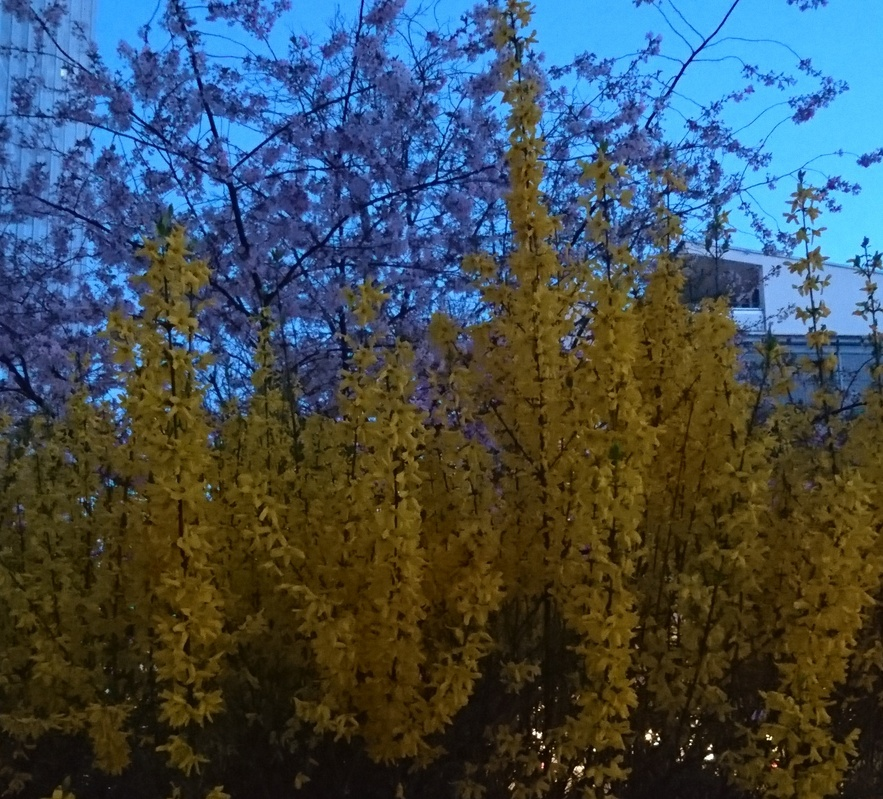
%> input picture blueten.jpg, 883 x 799 px, shrunk from 1784 x 1615 before the run
$ octave Aufgabe2.m   (GNU Octave 9; MATLAB toolbox functions it lacks are replaced by stand-ins)
%> lines starting %> are read from the running program, lines starting %| are printed output that depends on the picture
%> further down, blueten is the input picture: size 799x883x3 uint8; mean R, G, B 63.9, 77.4, 83.7
### rgb2hsi.m
function hsi = rgb2hsi(rgb)
r=im2double(rgb(:,:,1));
g=im2double(rgb(:,:,2));
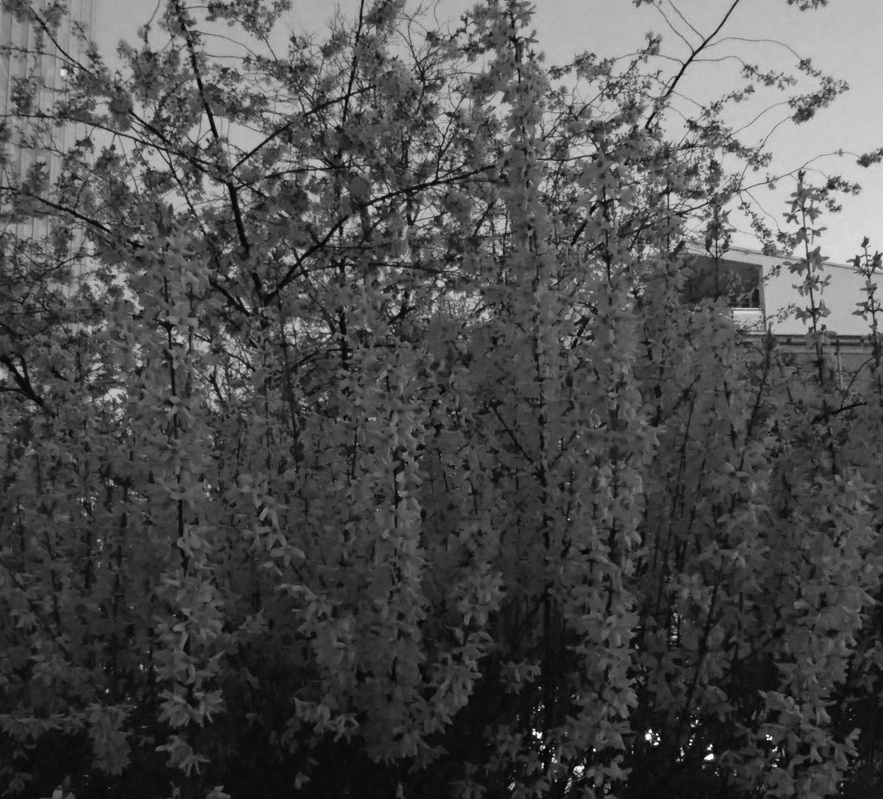
%> g: size 799x883 double; min 0, max 1, mean 0.303
b=im2double(rgb(:,:,3));
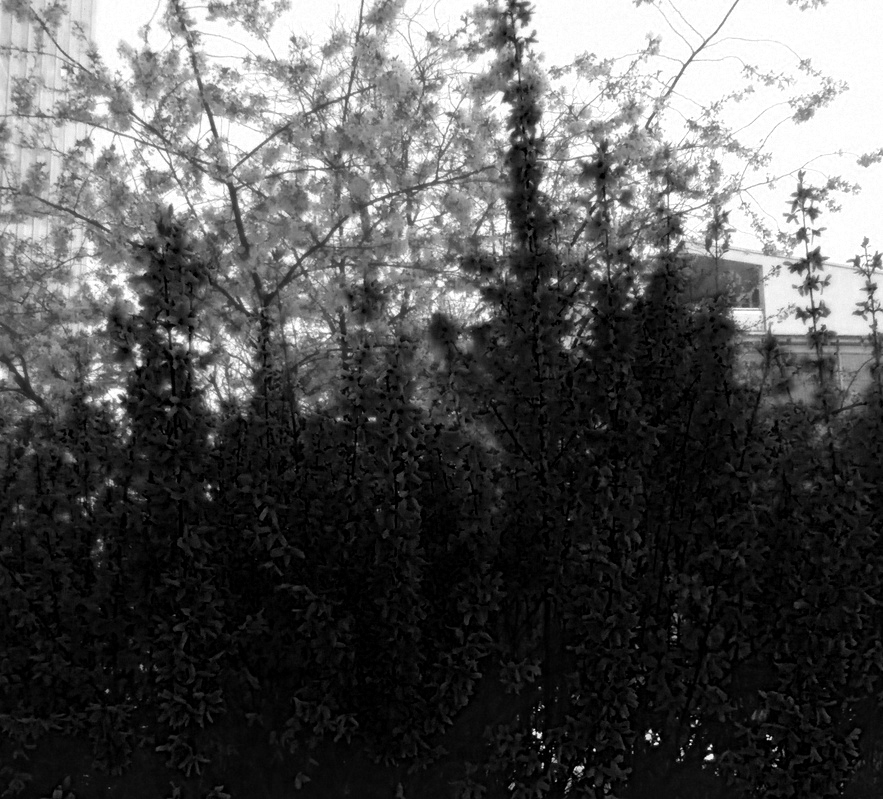
%> b: size 799x883 double; min 0, max 1, mean 0.328
th=acos((0.5*((r-g)+(r-b)))./((sqrt((r-g).^2+(r-b).*(g-b)))+eps));
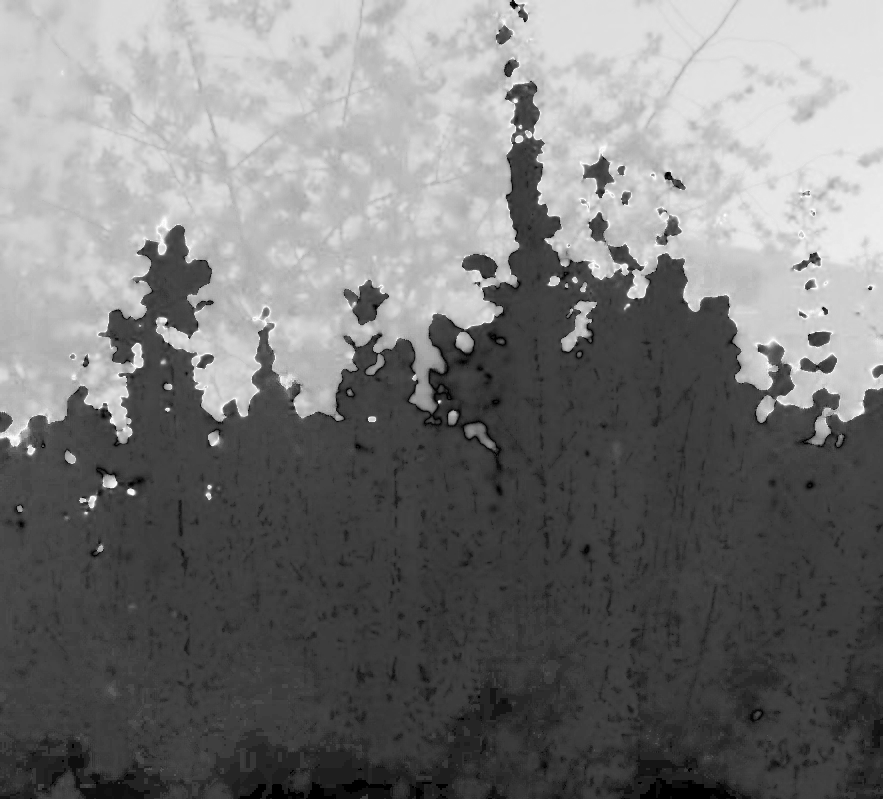
%> th: size 799x883 double; min 5.77e-08, max 3.14, mean 1.48; drawn with min black and max white
H=th;
H(b>g)=2*pi-H(b>g);
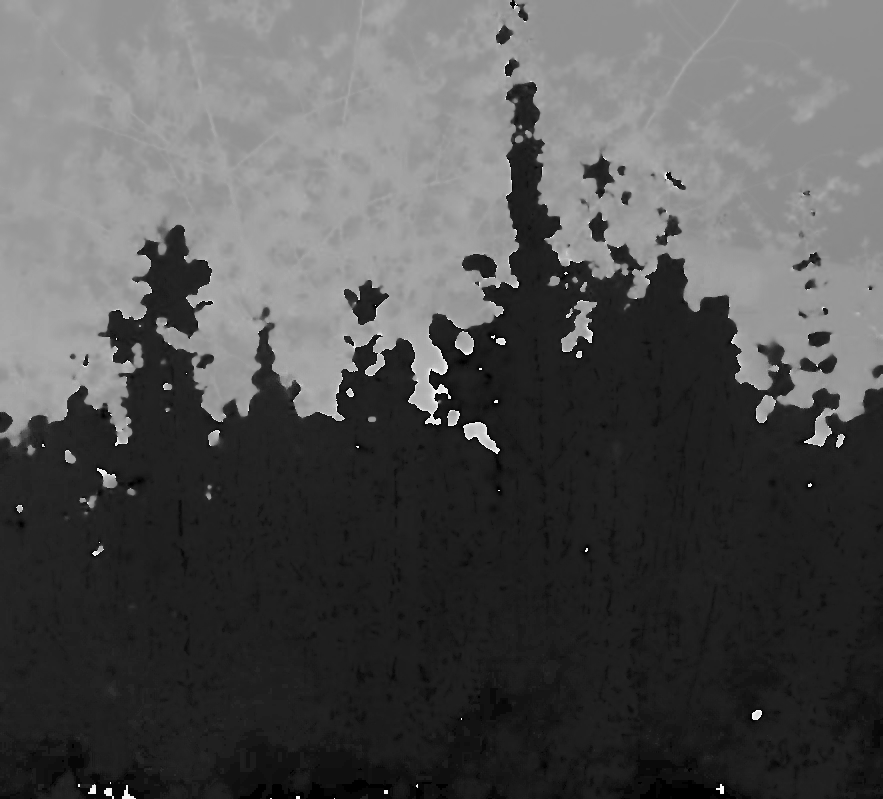
%> H: size 799x883 double; min 5.77e-08, max 6.24, mean 2.03; drawn with min black and max white
H=H/(2*pi);
S=1-3.*(min(min(r,g),b))./(r+g+b+eps);
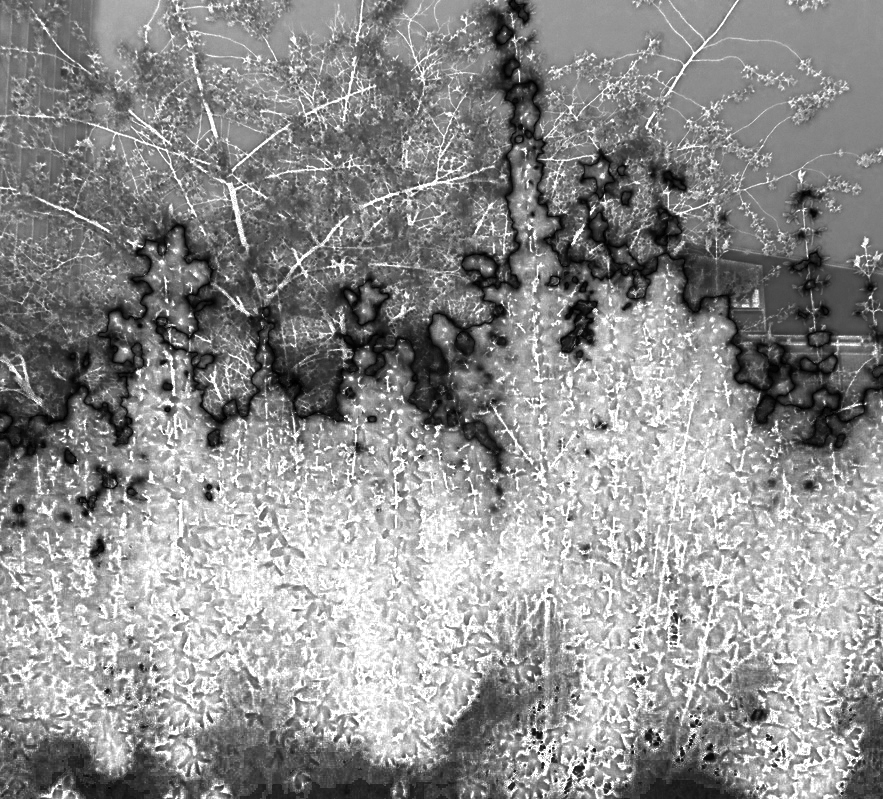
%> S: size 799x883 double; min 1.11e-16, max 1, mean 0.561
I=(r+g+b)/3;
hsi=cat(3,H,S,I);
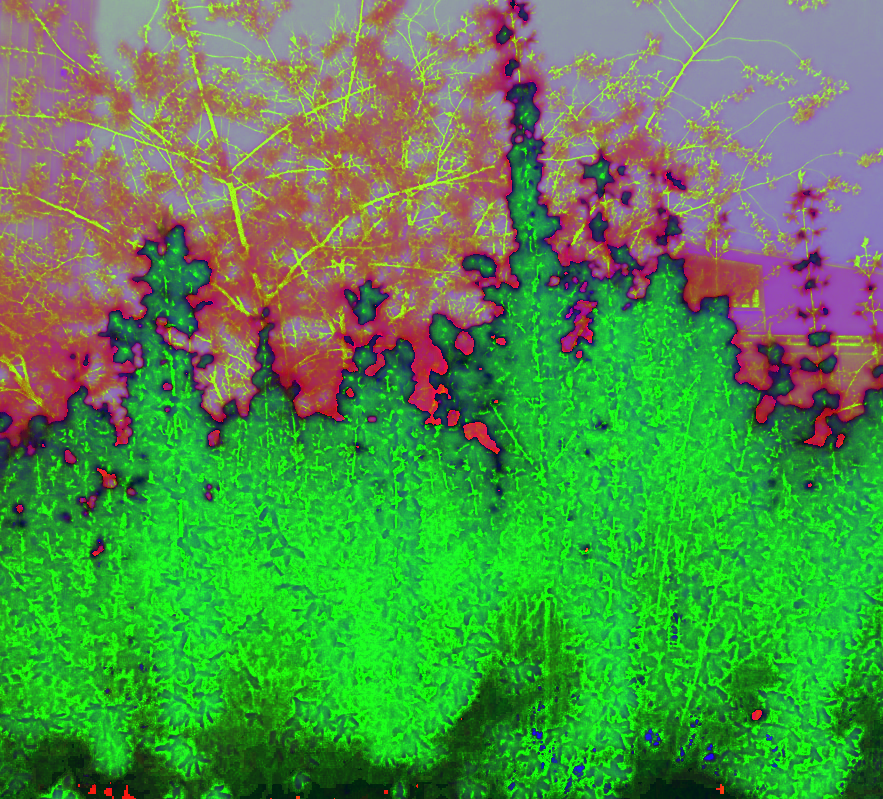
%> hsi: size 799x883x3 double; mean R, G, B 0.322, 0.561, 0.294
end

### Aufgabe2.m
blueten = imread('blueten.jpg');
bluetenDouble=double(blueten);
bluetenHsi = rgb2hsi(blueten);

redChannel = blueten(:,:,1) ; %speichert den roten Kanal in eine Variable
greenChannel = blueten(:,:,2);%speichert den gr黱en kanal in eine Variable
blueChannel = blueten(:,:,3);%speichert den blauen Kanal in eine Variabl>HSe

redChannelHSI = bluetenHsi(:,:,1);%speichert den blauen Kanal in eine Variable
greenChannelHSI = bluetenHsi(:,:,2);%speichert den blauen Kanal in eine Variable
intensityChannelHSI = bluetenHsi(:,:,3);%speichert den I Kanal in eine Variable


greenHistogramm = imhist(greenChannel);
%> greenHistogramm = 256 values, max 8630 at index 56, min 0 at index 228, mean 2755.9
blueHistogramm = imhist(blueChannel);
%> blueHistogramm = 256 values, max 42373 at index 1, min 925 at index 194, mean 2755.9
redHistogramm = imhist(redChannel);
%> redHistogramm = 256 values, max 10858 at index 78, min 0 at index 211, mean 2755.9

intensityHistogrammHSI = imhist(intensityChannelHSI);
%> intensityHistogrammHSI = 256 values, max 8805 at index 17, min 0 at index 1, mean 2755.9

hsiHistogramm = imhist(bluetenHsi);
%> hsiHistogramm = 256 values, max 71120 at index 31, min 0 at index 255, mean 8267.8


figure
title('rgb and Intensity Curve');
plot(redHistogramm,'r');
hold on
plot(blueHistogramm,'b');
hold on
plot(greenHistogramm,'g');
hold on
plot(intensityHistogrammHSI,'y');
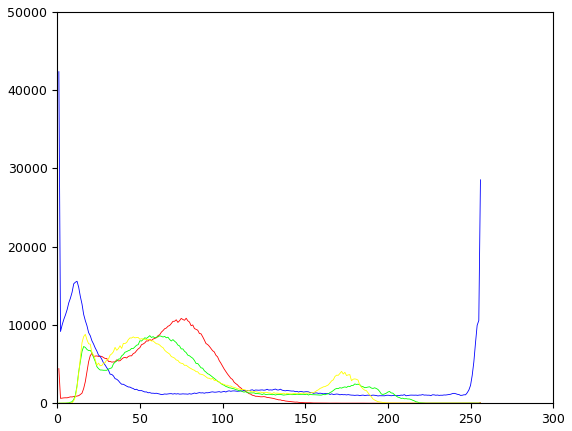
%> figure redrawn from the program's plot data; curve peaks at x = 78, y = 10858; curve peaks at x = 1, y = 42373; curve peaks at x = 56, y = 8630; curve peaks at x = 17, y = 8805

maximalIntensity = max(intensityHistogrammHSI);
%> maximalIntensity = 8805
minimalIntensity = min(intensityHistogrammHSI);
%> minimalIntensity = 0

GlobalerKontrast = maximalIntensity - minimalIntensity;
%> GlobalerKontrast = 8805


Low_High = stretchlim(GlobalerKontrast);
%> Low_High = [0; 1]


figure
imshow(intensityChannelHSI);
